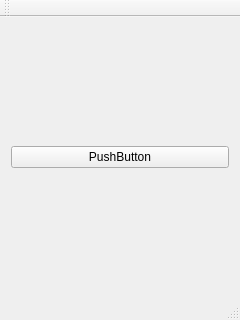
<?xml version="1.0" encoding="UTF-8"?>
<ui version="4.0">
 <class>MainWindow</class>
 <widget class="QMainWindow" name="MainWindow">
  <property name="geometry">
   <rect>
    <x>0</x>
    <y>0</y>
    <width>240</width>
    <height>320</height>
   </rect>
  </property>
  <property name="windowTitle">
   <string>MainWindow</string>
  </property>
  <widget class="QWidget" name="centralWidget">
   <layout class="QVBoxLayout" name="verticalLayout">
    <item>
     <widget class="QPushButton" name="pushButton">
      <property name="text">
       <string>PushButton</string>
      </property>
     </widget>
    </item>
   </layout>
  </widget>
  <widget class="QMenuBar" name="menuBar">
   <property name="geometry">
    <rect>
     <x>0</x>
     <y>0</y>
     <width>240</width>
     <height>25</height>
    </rect>
   </property>
  </widget>
  <widget class="QToolBar" name="mainToolBar">
   <attribute name="toolBarArea">
    <enum>TopToolBarArea</enum>
   </attribute>
   <attribute name="toolBarBreak">
    <bool>false</bool>
   </attribute>
  </widget>
  <widget class="QStatusBar" name="statusBar"/>
 </widget>
 <layoutdefault spacing="6" margin="11"/>
 <resources/>
 <connections/>
</ui>
